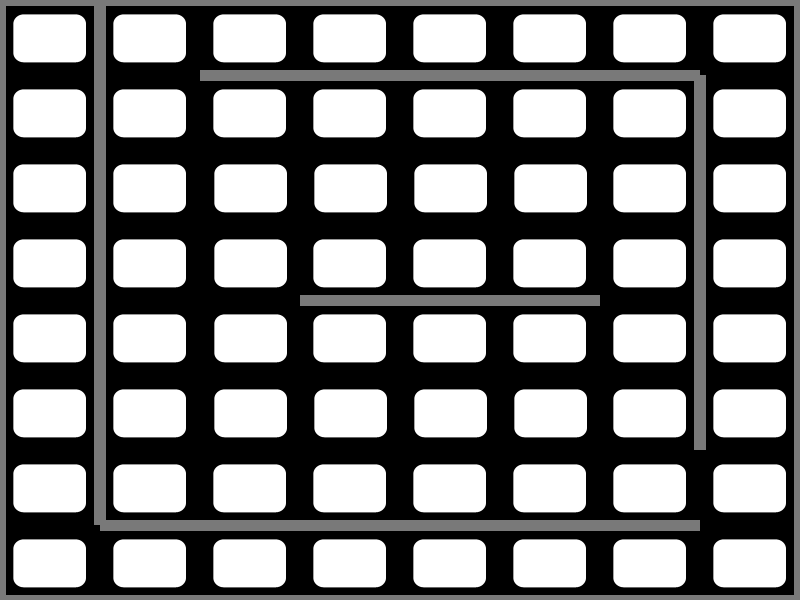

A 2D game scene composited from a Tiled map and its tileset images. What follows is a short description and the map's XML, with each tile layer's data collapsed to a summary:
An orthogonal 8x8 tile map with 100x75 px tiles, 1 tile layer (Level 1).

<map version="1.0" orientation="orthogonal" renderorder="right-down" width="8" height="8" tilewidth="100" tileheight="75" nextobjectid="1">
 <tileset firstgid="1" name="Normal" tilewidth="100" tileheight="75" tilecount="32">
  <image source="Normal.png" width="800" height="300" />
  <tile id="0">
   <properties>
    <property name="blockLeft" value="true" />
   </properties>
  </tile>
  <tile id="1">
   <properties>
    <property name="blockTop" value="true" />
   </properties>
  </tile>
  <tile id="2">
   <properties>
    <property name="blockLeft" value="true" />
    <property name="blockRight" value="true" />
   </properties>
  </tile>
  <tile id="3">
   <properties>
    <property name="blockLeft" value="true" />
    <property name="blockTop" value="true" />
   </properties>
  </tile>
  <tile id="4">
   <properties>
    <property name="blockRight" value="true" />
    <property name="blockTop" value="true" />
   </properties>
  </tile>
  <tile id="5">
   <properties>
    <property name="blockLeft" value="true" />
    <property name="blockRight" value="true" />
    <property name="blockTop" value="true" />
   </properties>
  </tile>
  <tile id="6">
   <properties>
    <property name="blockDown" value="true" />
    <property name="blockLeft" value="true" />
    <property name="blockTop" value="true" />
   </properties>
  </tile>
  <tile id="7">
   <properties>
    <property name="blockDown" value="true" />
    <property name="blockLeft" value="true" />
    <property name="blockRight" value="true" />
    <property name="blockTop" value="true" />
   </properties>
  </tile>
  <tile id="8">
   <properties>
    <property name="blockRight" value="true" />
   </properties>
  </tile>
  <tile id="9">
   <properties>
    <property name="blockDown" value="true" />
   </properties>
  </tile>
  <tile id="10">
   <properties>
    <property name="blockDown" value="true" />
    <property name="blockTop" value="true" />
   </properties>
  </tile>
  <tile id="11">
   <properties>
    <property name="blockDown" value="true" />
    <property name="blockLeft" value="true" />
   </properties>
  </tile>
  <tile id="12">
   <properties>
    <property name="blockDown" value="true" />
    <property name="blockRight" value="true" />
   </properties>
  </tile>
  <tile id="13">
   <properties>
    <property name="blockDown" value="true" />
    <property name="blockLeft" value="true" />
    <property name="blockRight" value="true" />
   </properties>
  </tile>
  <tile id="14">
   <properties>
    <property name="blockDown" value="true" />
    <property name="blockRight" value="true" />
    <property name="blockTop" value="true" />
   </properties>
  </tile>
  <tile id="16">
   <properties>
    <property name="blockLeft" value="true" />
   </properties>
  </tile>
  <tile id="17">
   <properties>
    <property name="blockTop" value="true" />
   </properties>
  </tile>
  <tile id="18">
   <properties>
    <property name="blockLeft" value="true" />
    <property name="blockRight" value="true" />
   </properties>
  </tile>
  <tile id="19">
   <properties>
    <property name="blockLeft" value="true" />
    <property name="blockTop" value="true" />
   </properties>
  </tile>
  <tile id="20">
   <properties>
    <property name="blockRight" value="true" />
    <property name="blockTop" value="true" />
   </properties>
  </tile>
  <tile id="21">
   <properties>
    <property name="blockLeft" value="true" />
    <property name="blockRight" value="true" />
    <property name="blockTop" value="true" />
   </properties>
  </tile>
  <tile id="22">
   <properties>
    <property name="blockDown" value="true" />
    <property name="blockLeft" value="true" />
    <property name="blockTop" value="true" />
   </properties>
  </tile>
  <tile id="23">
   <properties>
    <property name="blockDown" value="true" />
    <property name="blockLeft" value="true" />
    <property name="blockRight" value="true" />
    <property name="blockTop" value="true" />
   </properties>
  </tile>
  <tile id="24">
   <properties>
    <property name="blockRight" value="true" />
   </properties>
  </tile>
  <tile id="25">
   <properties>
    <property name="blockDown" value="true" />
   </properties>
  </tile>
  <tile id="26">
   <properties>
    <property name="blockDown" value="true" />
    <property name="blockTop" value="true" />
   </properties>
  </tile>
  <tile id="27">
   <properties>
    <property name="blockDown" value="true" />
    <property name="blockLeft" value="true" />
   </properties>
  </tile>
  <tile id="28">
   <properties>
    <property name="blockDown" value="true" />
    <property name="blockRight" value="true" />
   </properties>
  </tile>
  <tile id="29">
   <properties>
    <property name="blockDown" value="true" />
    <property name="blockLeft" value="true" />
    <property name="blockRight" value="true" />
   </properties>
  </tile>
  <tile id="30">
   <properties>
    <property name="blockDown" value="true" />
    <property name="blockRight" value="true" />
    <property name="blockTop" value="true" />
   </properties>
  </tile>
 </tileset>
 <layer name="Level 1" width="8" height="8">
  <data>[64 cells, 64 non-empty, 12 distinct tile ids]</data>
 </layer>
</map>